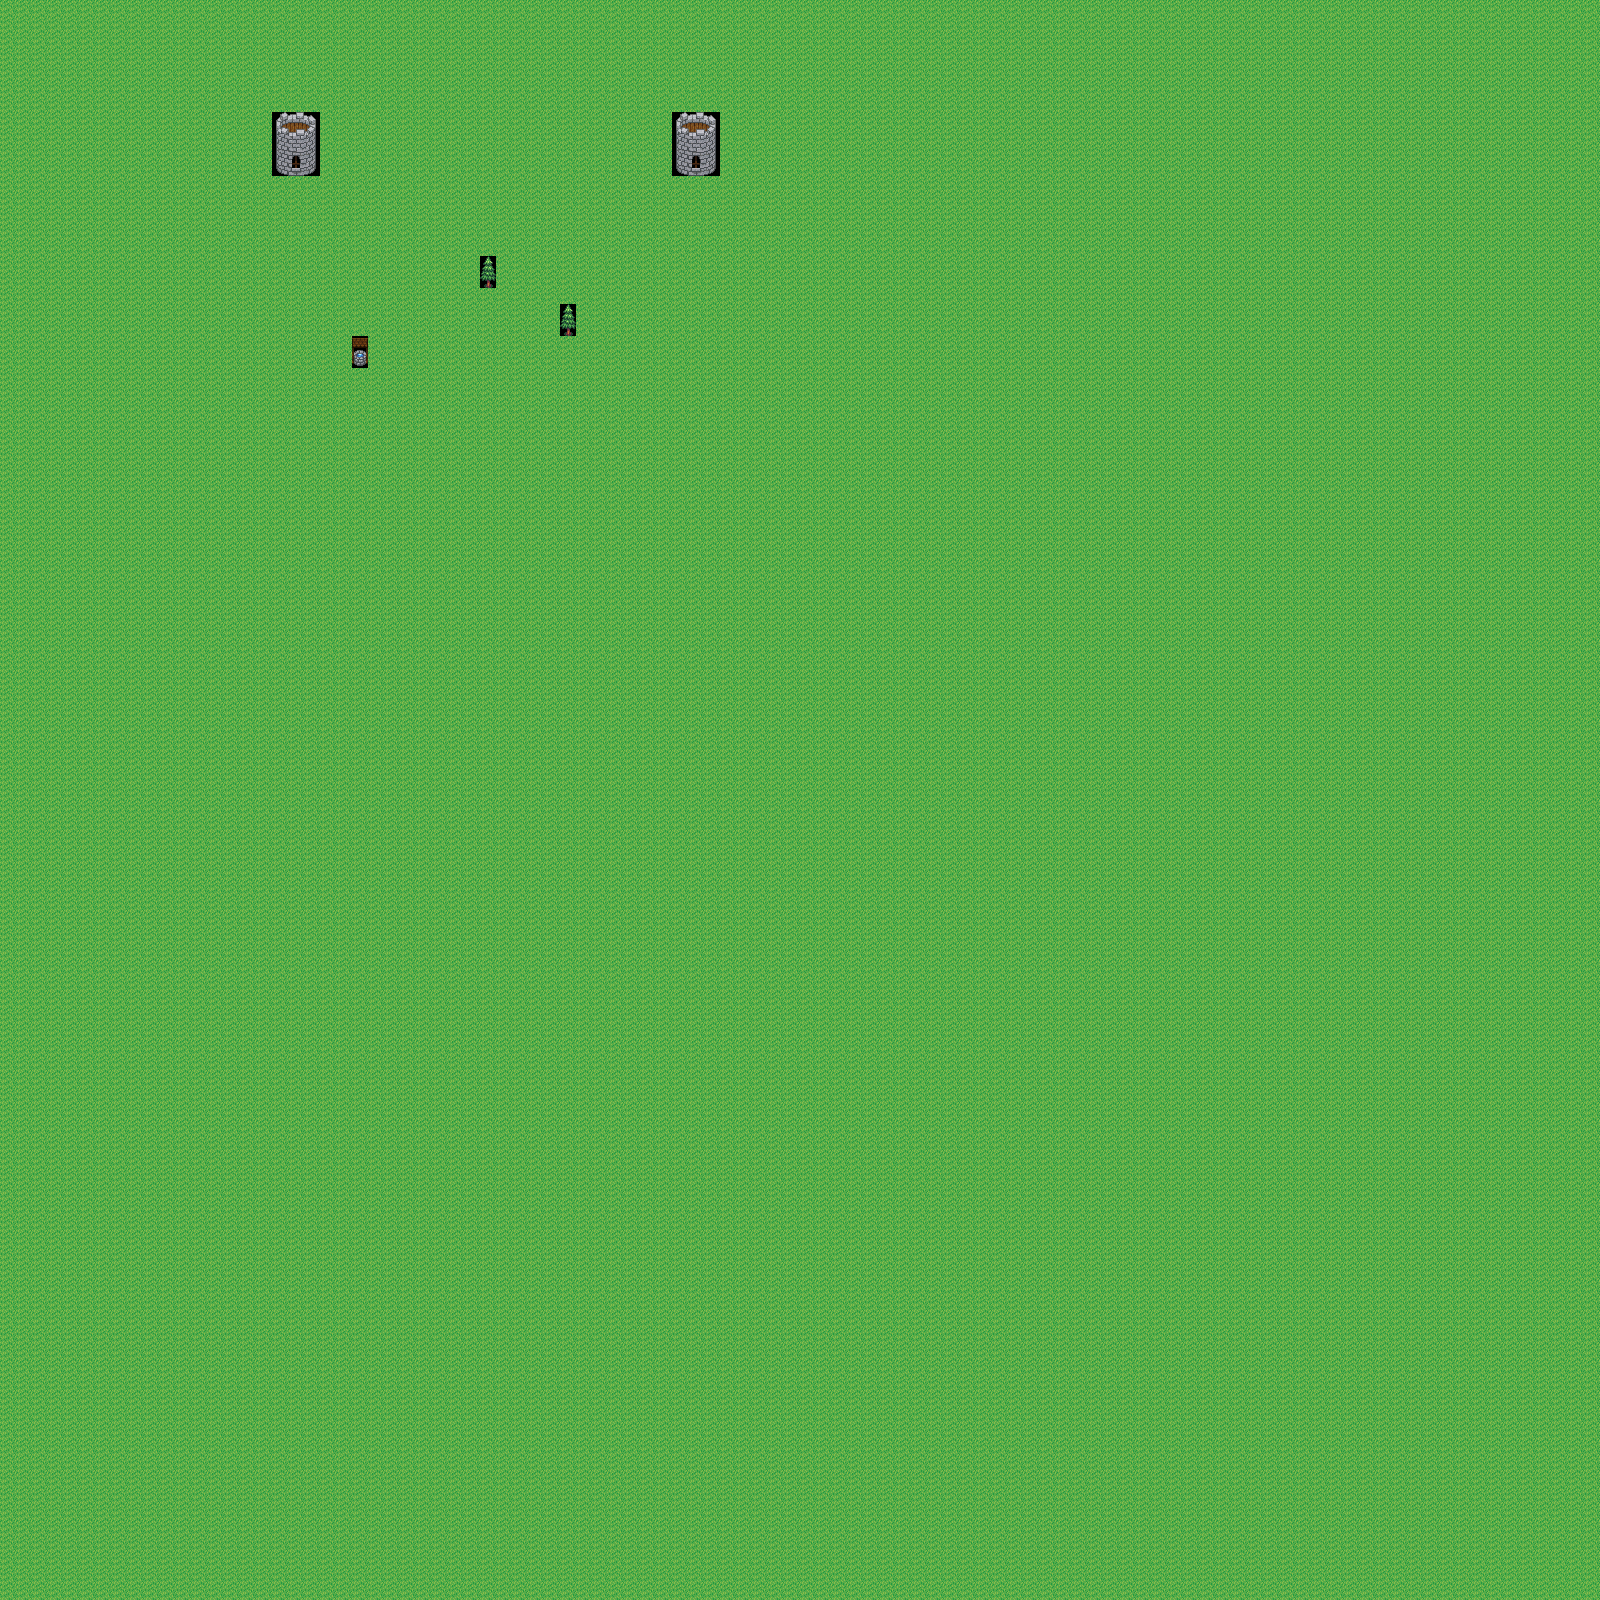

A 2D game scene composited from a Tiled map and its tileset images. What follows is a short description and the map's XML, with each tile layer's data collapsed to a summary:
An orthogonal 100x100 tile map with 16x16 px tiles, 1 tile layer (base).

<map version="1.4" tiledversion="1.4.3" orientation="orthogonal" renderorder="right-down" width="100" height="100" tilewidth="16" tileheight="16" infinite="0" nextlayerid="2" nextobjectid="1">
 <tileset firstgid="1" name="16oga" tilewidth="16" tileheight="16" tilecount="50" columns="10">
  <image source="16oga.png" width="160" height="80" />
 </tileset>
 <layer id="1" name="base" width="100" height="100">
  <data>[10000 cells, 10000 non-empty, 17 distinct tile ids]</data>
 </layer>
</map>
